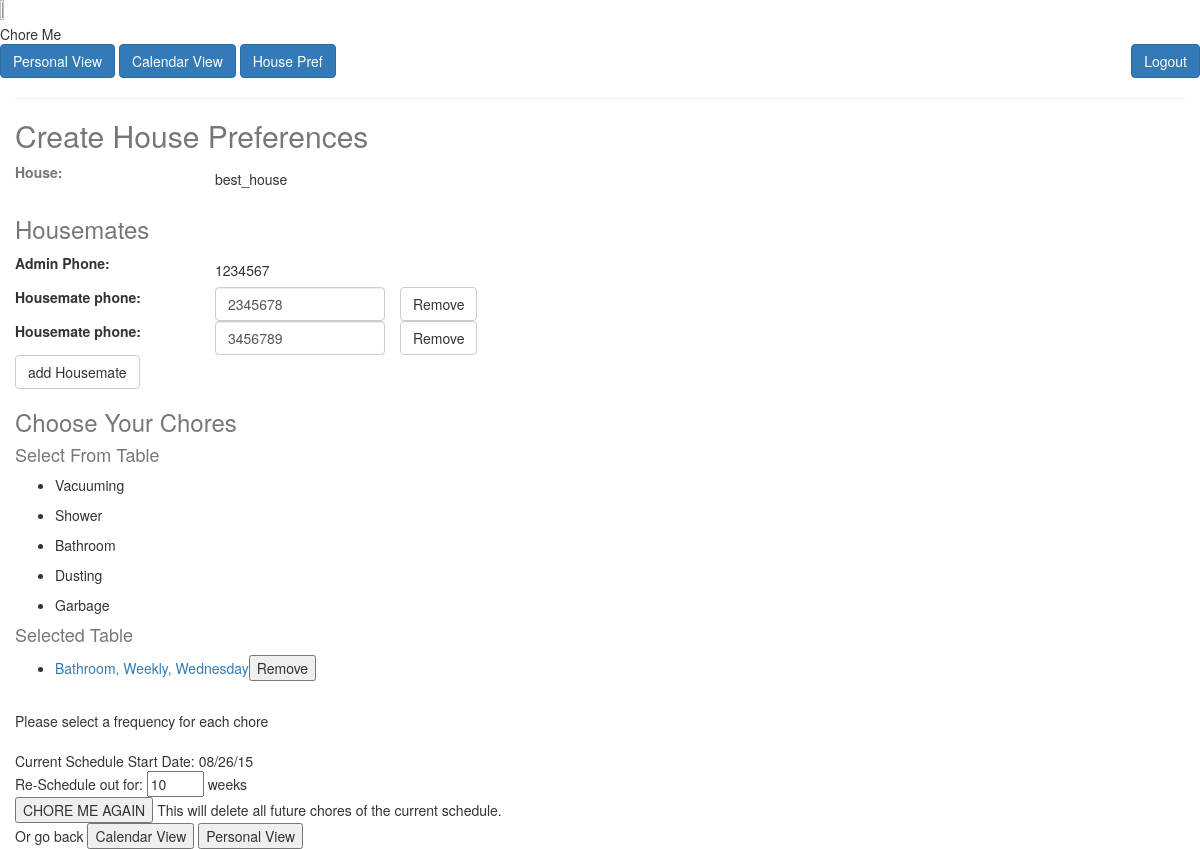
Before: /create_house_pref (signed in) with the older database file.
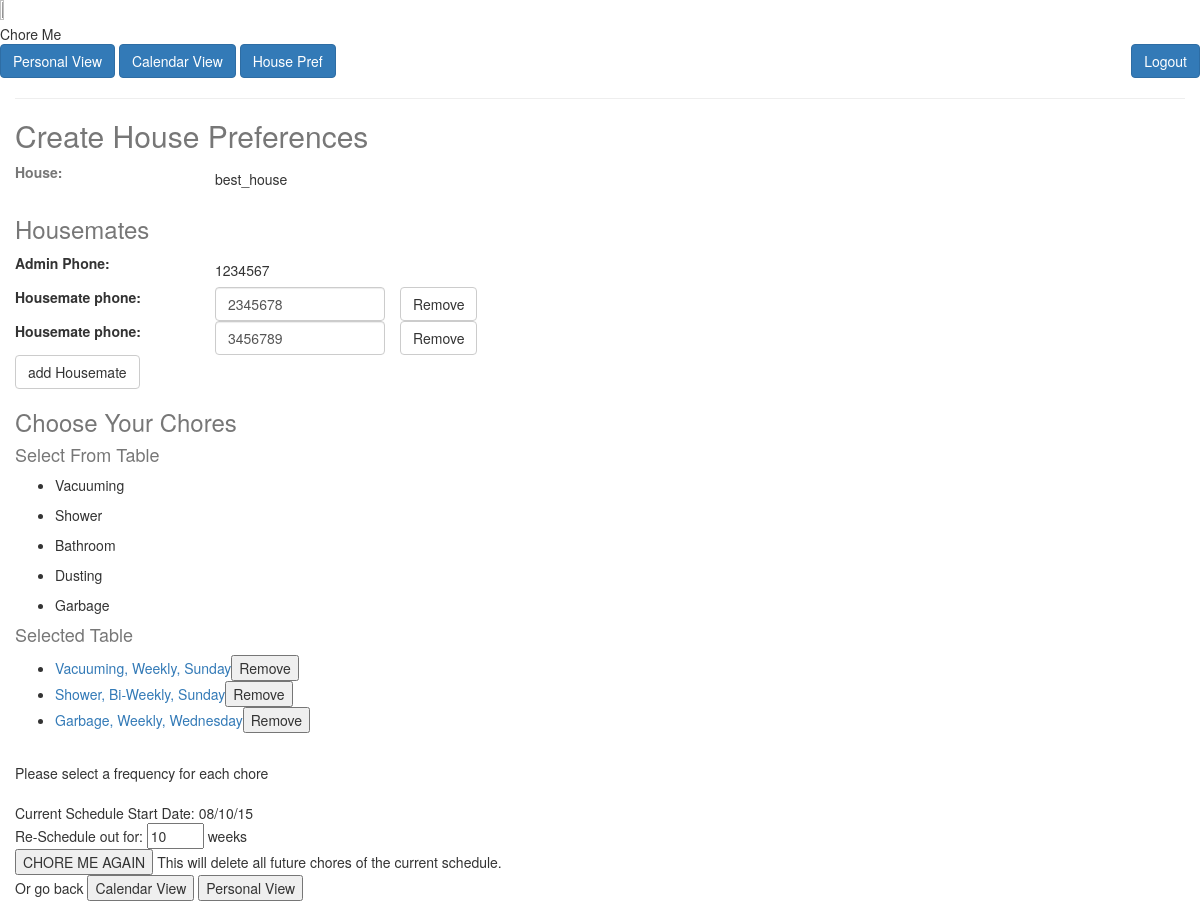
After: the same page with the newer database file.
### model.py (models this page shows, shortened)
class House(db.Model):
    __tablename__ = "house"
    id = db.Column(db.Integer, primary_key=True, autoincrement=True)
    name = db.Column(db.String(64), nullable=False, unique=True)
    start_date = db.Column(db.DateTime, nullable=False, default=datetime.now())
    num_weeks = db.Column(db.Integer, nullable=False)

class User(db.Model):
    __tablename__ = "user"
    id = db.Column(db.Integer, primary_key=True, autoincrement=True)
    house_id = db.Column(db.Integer, db.ForeignKey('house.id'), nullable=True)
    username = db.Column(db.String(64), nullable=True, unique=True)
    password = db.Column(db.String(64), nullable=True)
    phone = db.Column(db.String(12), nullable=False)
    is_admin = db.Column(db.Boolean, nullable=False, default=False)
    house = db.relationship("House",
                           backref=db.backref("users", order_by=id))

class Chore(db.Model):
    __tablename__ = "chore"
    id = db.Column(db.Integer, primary_key=True, autoincrement=True)
    name = db.Column(db.String(64), nullable=False)
    icon = db.Column(db.String(500), nullable=True)  #500 limit in case i want to do img urls and they are long

class HouseChore(db.Model):
    __tablename__ = "house_chore"
    id = db.Column(db.Integer, primary_key=True, autoincrement=True)
    house_id = db.Column(db.Integer, db.ForeignKey('house.id'), nullable=True)
    chore_id = db.Column(db.Integer, db.ForeignKey('chore.id'), nullable=False)
    day = db.Column(db.String(9), nullable=False)
    week_freq = db.Column(db.Integer, nullable=False)
    house = db.relationship("House",
                           backref=db.backref("house_chores", order_by=id))
    chore = db.relationship("Chore",
                           backref=db.backref("house_chores", order_by=id))

### server.py (the view)
@app.route("/create_house_pref", methods=['POST','GET'])
def create_house_pref():
    chore_objs = Chore.query.all()
    admin_phone = User.query.get(session['user_id']).phone
    try:
        session["house_id"]
        house_name = House.query.get(session["house_id"]).name
        admin_phone = User.query.filter(User.house_id==session['house_id'], User.is_admin==1).one().phone
        housemates_list = User.query.filter(User.house_id==session['house_id'], User.is_admin==0).all()
        housechores_list = HouseChore.query.filter(HouseChore.house_id==session['house_id']).all()
        house_start_date = House.query.get(session["house_id"]).start_date
        house_num_weeks = House.query.get(session["house_id"]).num_weeks
        return render_template('create_house_pref.html', chore_objs=chore_objs,
                                                         house_name=house_name,
                                                         admin_phone=admin_phone,
                                                         housemates_list=housemates_list,
                                                         housechores_list=housechores_list,
                                                         house_start_date=datetime.datetime.strftime(house_start_date, "%m/%d/%y"),
                                                         house_num_weeks=house_num_weeks
                                                         )
    except KeyError:
        pass
    except TypeError:
        pass
    return render_template('create_house_pref.html', chore_objs=chore_objs,
                                                     admin_phone=admin_phone)

### templates/create_house_pref.html (shortened to what this page needs)
{% extends 'base.html' %}
{% block content %}
	<form method="POST" name="house_pref_form" id="house_pref_form" class="form-signin">
		<h2 class="form-signin-heading text-muted">Create House Preferences</h2>
	    <div class="row">
	    	<label class="col-xs-2 control-label text-muted">House:</label>
	    	{% if house_name %}
		    	<p class="col-xs-6 form-control-static" name="house_name">
		    		{{ house_name }}
		    	</p>
	    	{% else %}
		    	<div class="col-xs-6">
		    		<input type="text" name="house_name" placeholder="Monkey House" required class="form-control">
		    	</div>
		    {% endif %}
		    <div class= "col-xs-4">
		    </div>
		</div>
	    <h3 class="form-signin-heading text-muted">Housemates</h3>
	    <div class="row">
	    	<label class="col-xs-2 control-label">Admin Phone:</label>
	    	<p name="admin_phone" class="col-xs-6 form-control-static">{{ admin_phone }}</p>
		</div>
	    	<div id="phone-inputs">
	    		{% if house_name %}
	    			{% for housemate in housemates_list %}
	    				<div class="row">
		    				<label class="col-xs-2 control-label">Housemate phone:</label>
		    				<div class="col-xs-2">
		    					<input name="housemate_phone{{ loop.index }}" id="housemate_phone{{ loop.index }}" type="text" value="{{ housemate.phone }}" required class="form-control">
		    				</div>
		    				<button class="btn btn-default" name="remove_phone_button">Remove</button>
	    				</div>
	    			{% endfor %}
	    		{% endif %}
	    	</div>
	    	<button class="btn btn-default" id="add-phone-button" name="add-phone-button">add Housemate</button>
	    <h3 class="form-signin-heading text-muted">Choose Your Chores</h3>
	    	<h4 class="form-signin-heading text-muted">Select From Table</h4>
			    {% for chore in chore_objs %}
				    <ul id="chore-potentials">
				    	<li>{{ chore.name }}</li>
				    </ul>
			    {% endfor %}
			<h4 class="form-signin-heading text-muted">Selected Table</h4>
				<ul id="chore-selected">
					{% set lookup = {
									1: "Weekly",
									2: "Bi-Weekly",
									3: "Every 3 Weeks",
									4: "Every 4 Weeks"
									}
					%}
					{% if house_name %}
						{% for house_chore in housechores_list %}
							<li>
								<a href= "#", data-target= '#myModal', data-toggle= 'modal', id= '{{ house_chore.chore.name }}', class= "housechore">
											{{ house_chore.chore.name }}, {{ lookup[house_chore.week_freq] }}, {{ house_chore.day }}</a><button name=	"remove_chore_button">Remove</button>
							</li>
						{% endfor %}
					{% endif %}
				</ul>
		<br>Please select a frequency for each chore<br>
		<br>
			{% if house_name %}
				Current Schedule Start Date: {{ house_start_date }} <br>
				Re-Schedule out for:
				<input type="number" min="1" max="52" name="num_weeks" value="{{ house_num_weeks }}"required>
					weeks<br>
				<input type="submit" name="recreate_chores" onclick="document.pressed=this.value" value="CHORE ME AGAIN">
				This will delete all future chores of the current schedule.
				<br>
				Or go back
				<input type="button" onclick="location.href='/calendar_view';" value="Calendar View">
				<input type="button" onclick="location.href='/personal_view';" value="Personal View">
			{% else %}
				Schedule out for:
				<input type="number" min="1" max="52" name="num_weeks" value="{{ house_num_weeks }}"required>
					weeks<br>
				<input type="submit" name="create_chores" onclick="document.pressed=this.value" value="CHORE ME">
			{% endif %}
	</form>
{% endblock %}

### templates/base.html (shortened to what this page needs)
<!doctype html>
<html>
<head>
  <link href="https://maxcdn.bootstrapcdn.com/bootstrap/3.3.4/css/bootstrap.min.css" rel="stylesheet">
  <link rel="stylesheet" type="text/css" href="/static/css/styles.css">
</head>
<body>
  <div class="container-fluid">
  <div class="row">
    <img id="logo" src="http://cdn.flaticon.com/png/256/40629.png">
    <div>Chore Me</div>
  </div>
      {% if session['user_id'] %}
        <div class="row">
          <input class="btn btn-primary" type="button" onclick="location.href='/personal_view';" value="Personal View">
          <input class="btn btn-primary" type="button" onclick="location.href='/calendar_view';" value="Calendar View">
          <input class="btn btn-primary" type="button" onclick="location.href='/create_house_pref';" value="House Pref">
          <input class="btn btn-primary pull-right" type="button" onclick="location.href='/logout';" value="Logout">
        </div>
      {% endif %}
    <hr>
  {% block content %} put your content here {% endblock %}
</div>
</body>
</html>

### static/css/styles.css (style rules this page uses)
#logo { height: 6%; width: 6%; }

Changed rows visible on the page:
removed HouseChore: chore.name "Bathroom", week_freq "Weekly", day "Wednesday"
now on this page (row edited): HouseChore: chore.name "Vacuuming", week_freq "Weekly", day "Sunday"
now on this page (row edited): HouseChore: chore.name "Shower", week_freq "Bi-Weekly", day "Sunday"
now on this page (row edited): HouseChore: chore.name "Garbage", week_freq "Weekly", day "Wednesday"
Other visible differences:
{{ house_start_date }}: "08/26/15" → "08/10/15"
